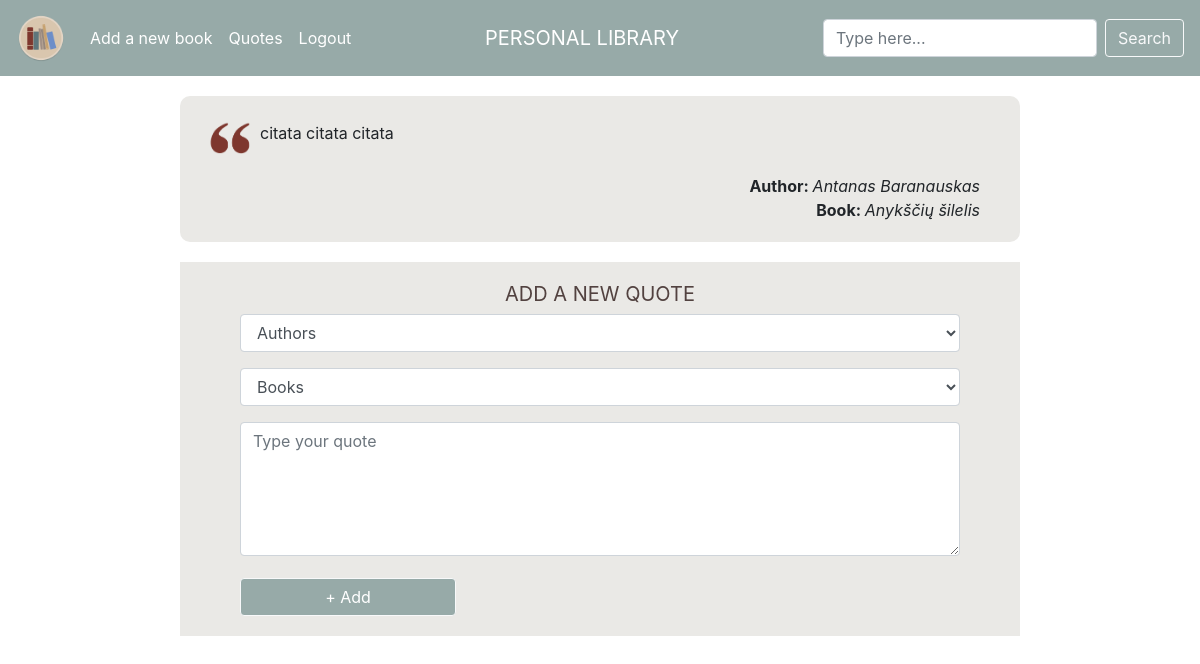
/quotes (signed in), run on an earlier commit of the app's database.
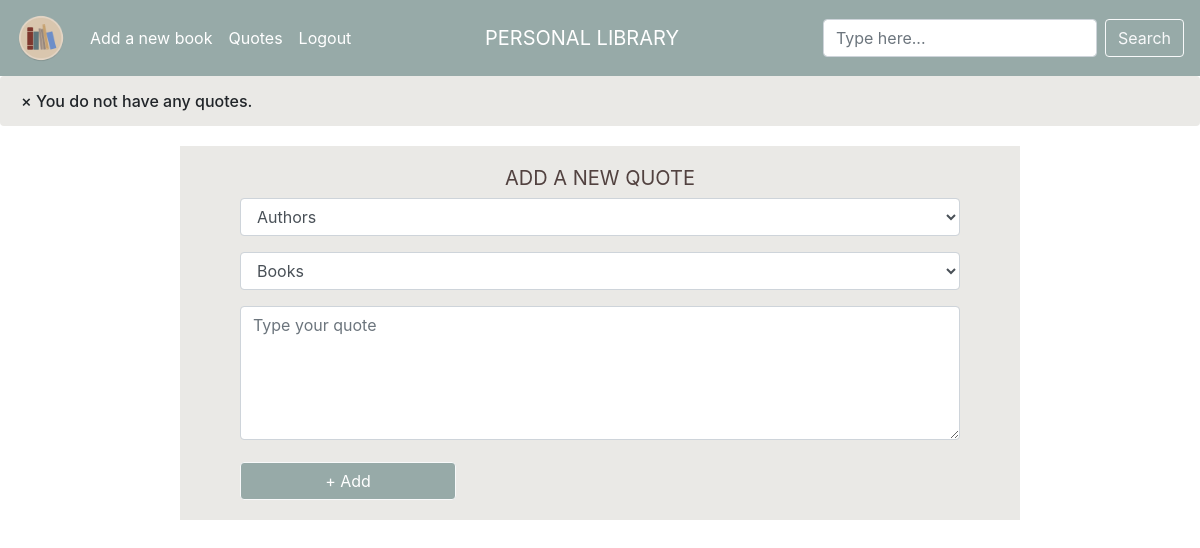
And on a later commit of the database.
### tables this page shows
CREATE TABLE 'quotes' ('user_id' integer NOT NULL, 'book_id' integer NOT NULL, 'quote_id' integer PRIMARY KEY AUTOINCREMENT NOT NULL, 'quote' text NOT NULL);

CREATE TABLE "books" (user_id INTEGER NOT NULL, title TEXT NOT NULL, author TEXT NOT NULL, pages INTEGER NOT NULL, isbn TEXT NULL, genre TEXT NULL, rating INTEGER NULL, started DATE NULL, finished DATE NULL, owner TEXT NULL, notes TEXT NULL, lent BOOLEAN NULL, book_id INTEGER PRIMARY KEY AUTOINCREMENT NOT NULL);

### application.py (the view, shortened to what this page needs)
@app.route("/quotes", methods=["GET", "POST"])
@login_required
def quotes():
    if request.method == "GET":
        quotes = db.execute("""SELECT * FROM quotes
                            JOIN books ON books.book_id = quotes.book_id
                            WHERE quotes.user_id = :user_id""",
                            user_id=session["user_id"])
        books = db.execute("SELECT * FROM books WHERE user_id = :id",
                           id=session["user_id"])
        if books == 0:
            return apology("You need to add a book first!")
        return render_template("quotes.html", quotes=quotes, books=books)

### application.py (called while the page is built)
@app.after_request
def after_request(response):
    response.headers["Cache-Control"] = "no-cache, no-store, must-revalidate"
    response.headers["Expires"] = 0
    response.headers["Pragma"] = "no-cache"
    return response

### helpers.py (called while the page is built)
def login_required(f):
    @wraps(f)
    def decorated_function(*args, **kwargs):
        if session.get("user_id") is None:
            return redirect("/login")
        return f(*args, **kwargs)
    return decorated_function

### templates/quotes.html (shortened to what this page needs)
{% extends "layout.html" %}
{% block main %}
    {% if not quotes %}
        <div class="alert" id="no_quotes">
            <span class="closebtn" onclick="this.parentElement.style.display='none';">&times;</span>
            You do not have any quotes.
        </div>
    {% else %}
        {% for quote in quotes %}
            <div class="quote_brown_bg">
            <img id="quote_sign" src="../static/quote_mark.gif" alt="quotes">
            <p class="quote_text">{{ quote.quote }}</p>
            <br>
            <span class="quote_titles"><b>Author: </b> <i>{{ quote.author }}</i></span>
            <br>
            <span class="quote_titles"><b>Book: </b><i>{{ quote.title }}</i></span>
            <br>
            </div>
        {% endfor %}
    {% endif %}
    <div class="container_new_quote">
        <h2 id="add_quote">ADD A NEW QUOTE</h2>
        <form id="new_quote" action="/quotes" method="post" autocomplete="off">
            <div class="form-group" id="quote_author" >
                <select name="author" class="form-control">
                    <option disabled selected value = "invalid">Authors</option>
            </select>
            </div>
            <br>
            <div class="form-group" id="quote_title">
            <select name="book_title" class="form-control">
                <option disabled selected value = "invalid">Books</option>
            </select>
            </div>
            <br>
            <div class="form-group" id="quote_quote">
                <textarea autocomplete="off" class="form-control" name="quote" contenteditable="true" placeholder="Type your quote" cols="30" rows="5" required></textarea>
            </div>
            <br>
            <button class="btn btn-light" type="submit" id="quote_btn">+ Add</button>
        </form>
    </div>
{% endblock %}

What changed in the data, as far as the page shows it:
no longer on this page (row edited): quotes: quote "citata citata citata", author "Antanas Baranauskas", title "Anykščių šilelis"
Also different on the page:
text now shown: "× You do not have any quotes."
